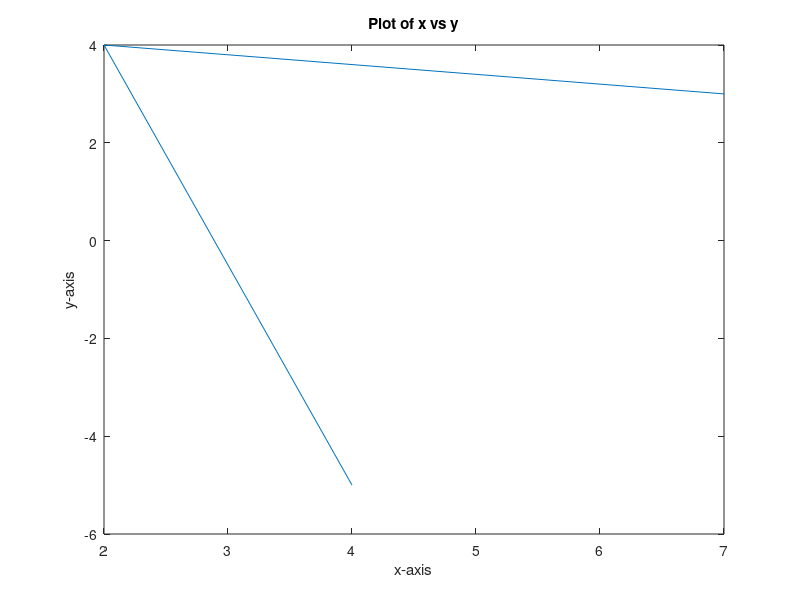
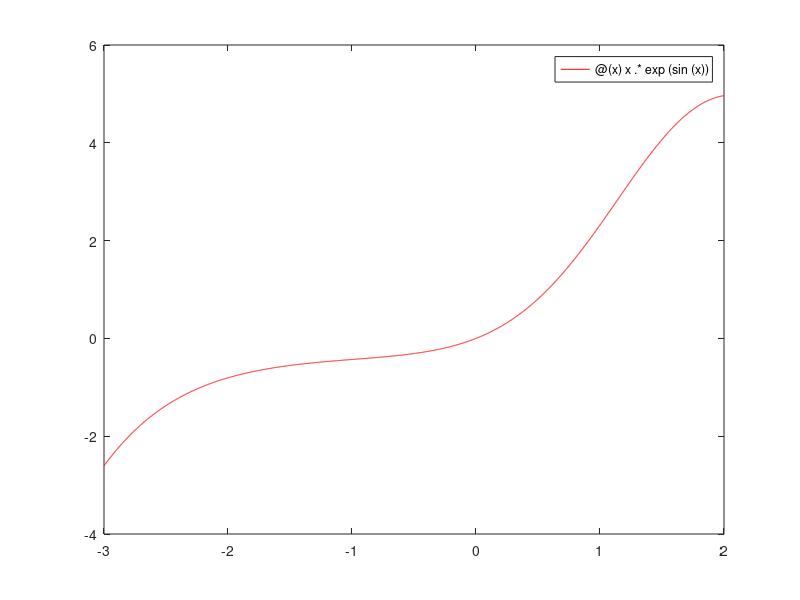
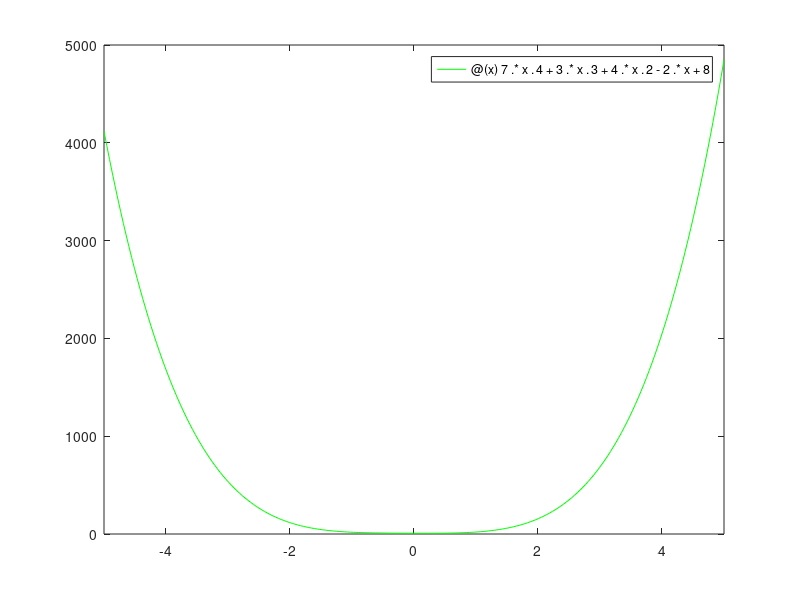

Write MATLAB code to recreate these figures, in order.
clc
clear
% Iseseisev töö nr. 1

disp("Ülesanne 1.")
fprintf('a) %.4e\n', 2^(4^3)        );
fprintf('b) %.4f\n', (2^4)^3        );
fprintf('c) %.4f\n', log(cos(10^0)) );
fprintf('d) %.4f\n\n', log10(-pi)   );

disp("Ülesanne 2.")
fprintf('a) %.4f\n', 5*sqrt(3)/8 + 15*(1/13 - 2/(5*4^3) - 1/(8*2^5)) );
fprintf('b) %.4f\n\n', sqrt(2 + sqrt(2 + sqrt(2 + sqrt(2)))) );

disp("Ülesanne 3.")
tic;
(-64.)^(1/3)    % NOTE: What????
toc

tic;
-64.^(1/3)      % Normaalne viis. Kõige kiirem.
toc

tic;
nthroot(-64, 3)
toc
fprintf("\n");

disp("Ülesanne 4.")
r = 3;
h = 13;
V = pi*(r^2)*h
fprintf("\n");

disp("Ülesanne 5.")
x4  = 4.0
mn_ = 2.0
pi  = 3
%_x7 = 7.0
y2z = 2.0
%3y = 3.0
fprintf("\n");

disp("Ülesanne 6.")
[1:6]
[5:9]
[1:3:10]
[3:2:14]
fprintf("\n");

disp("Ülesanne 7.")
disp("y = linspace(x1,x2) tagastab rea vektori, mis koosneb 100 ühtlaselt jaotatud punktist vahemikus x1 kuni x2.")
disp("y = linspace(x1,x2,n) genereerib n punkti. Punktide vahe on (x2-x1)/(n-1).")
fprintf("\n");

disp("Ülesanne 8.")
linspace(1,4,2)
linspace(1,4,6)
fprintf("\n");

disp("Ülesanne 9.")
disp("a ^ 3  - astendamine")
disp("a .^ 3 - komponentide kaupa astendamine")
fprintf("\n");

disp("Ülesanne 10.")
sum = 0.0;
for i = 1:51    % 2n-1=101 --> 2n=102 --> n=51
    sum = sum + 1/(2*i-1);
end
sum
fprintf("\n");

disp("Ülesanne 11.")
alpha = [0., 30., 45., 60., 90.];
for j = 1:length(alpha)
    disp( (sin(alpha(j)))^2 + (cos(alpha(j)))^2 == 1 )
end
fprintf("\n");

disp("Ülesanne 12.")
A = [ 4. -1. 3. 10.
      0.  7. 9. 12.
     21. -6. 2.  8.];

B = [15. -12.  0.  4.
      1.   6. -3.  1.
     -5.   5.  14.  20.]; 

C = [-4.   7.  3. 11.
     31. -18. -2.  4.
     70.   1.  2. 22.];

(5*A - 8*B) * transpose(C)
fprintf("\n");

disp("Ülesanne 13.")
[0, 1; 2, 3]^2
[0, 1; 2, 3].^2
fprintf("\n");

disp("Ülesanne 14.")
clear A B 
A = [1. -1.  3. 0.
     2.  0. -1. 2.];

B = [4. 2. -1. 2.
     3. 1.  5. 0.];
    
A+B
A.*B
A/B
A./B
A.^B
fprintf("\n");

disp("Ülesanne 15.")
clear A B
A = [1  5; 12 7; 4 3]
B = [-9 2 9; 15 6 11]

%C = A*B;
%fprintf('a) C = A*B %.4f\n', C);
%fprintf('b) C^T, C^-1, det(C) %.4f\n', C);

disp("a) C = A*B")
C = A*B

disp("b) C^T")
transpose(C)

disp("C^-1")
inv(C)    % NOTE: Pöördmaatriksit vist ei leidu.

disp("det(C)")
det(C)

fprintf("\nc) a_22 - 6b_13\n");
A(2,2) - 6*B(1,3)
fprintf("\n");


disp("Ülesanne 16.")
a = [4, 3 , -5, 6];
b = [8; -2; 1; 9];
a*b
fprintf("\n");

disp("Ülesanne 17.")
clear A
A = [1 2 3 4 5 6 7; 9 7 5 3 1 -1 -3; 4 8 16 32 64 128 256]

%Alternatiivselt
A = zeros(3, 7);
for n = 1:7
    A(1, n) = n;
    A(2, n) = 9-2*(n-1);
    A(3, n) = 2^(2+(n-1));
end
A
fprintf("\n");

disp("Ülesanne 18.")
clear A
A = [ 5.  6. -2. 10.  4.  7.
      8.  1.  3.  0. -9. 12.
     -6.  5.  7. 24. 41.  5.
      3. -3. 15. -6.  2. -7.
      0. 41.  9. -1.  3.  8.];

A(4, 3)
A(4, :)
A(:, 2)
fprintf("\n");

disp("Ülesanne 19.")
a = rand(1, 10);
b = rand(1, 10);

disp('a)')
disp(a.^3 .* sqrt(b))

disp('b)')
disp( nthroot(a, 5) ./ (b - 3*log(a)) )
fprintf("\n");

disp("Ülesanne 20.")
disp("I = eye(n) tagastab n x n ühikmaatriksi, mille peadiagonaalil on ühed ja mujal nullid.")
disp("Suurus n on maatriksi ridade ja veergude arv. Samuti ka ühtede arv peadiagonaalil.")
fprintf("\n");

disp("Ülesanne 21.")
y = @(x) 7.*x.^4 + 3.*x.^3 + 4.*x.^2 - 2.*x + 8   % warning-free version
%y = @(x) 7*x^4 + 3*x^3 + 4*x^2 - 2*x + 8         % "improper vectorization"
figure(3)
fplot(y, [-5, 5], 'green')

disp("Ülesanne 22.")
x = [4 2 7]
y = [-5 4 3]
figure(1)
plot(x, y)
xlabel('x-axis')
ylabel('y-axis')
title('Plot of x vs y')

disp("Ülesanne 23.")
clear pi
pi = 4.0*atan(1.0);
x = 0:pi/100:2*pi;
y = @(x) x .* exp(sin(x)); 
figure(2)
fplot(y, [-3, 2], 'red')
